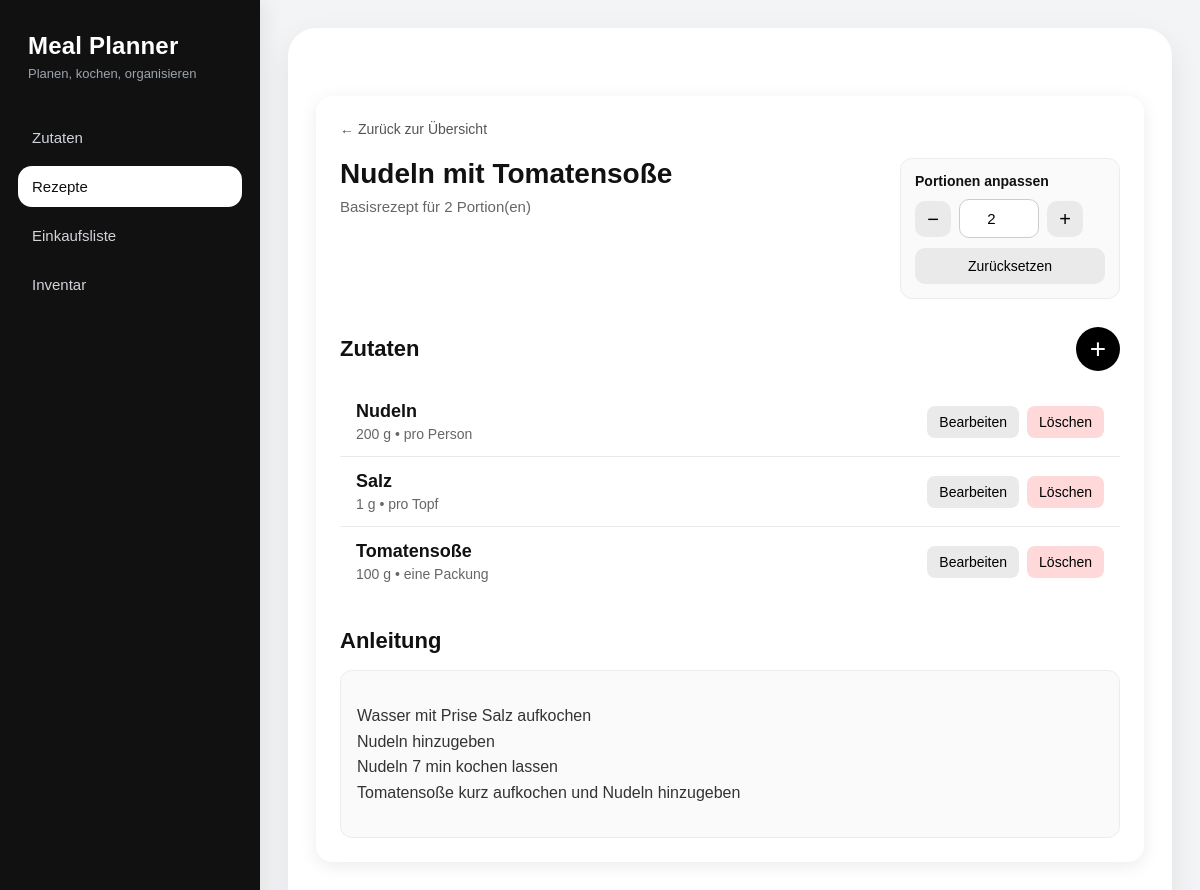
Before: /recipes/1/ with the older database file.
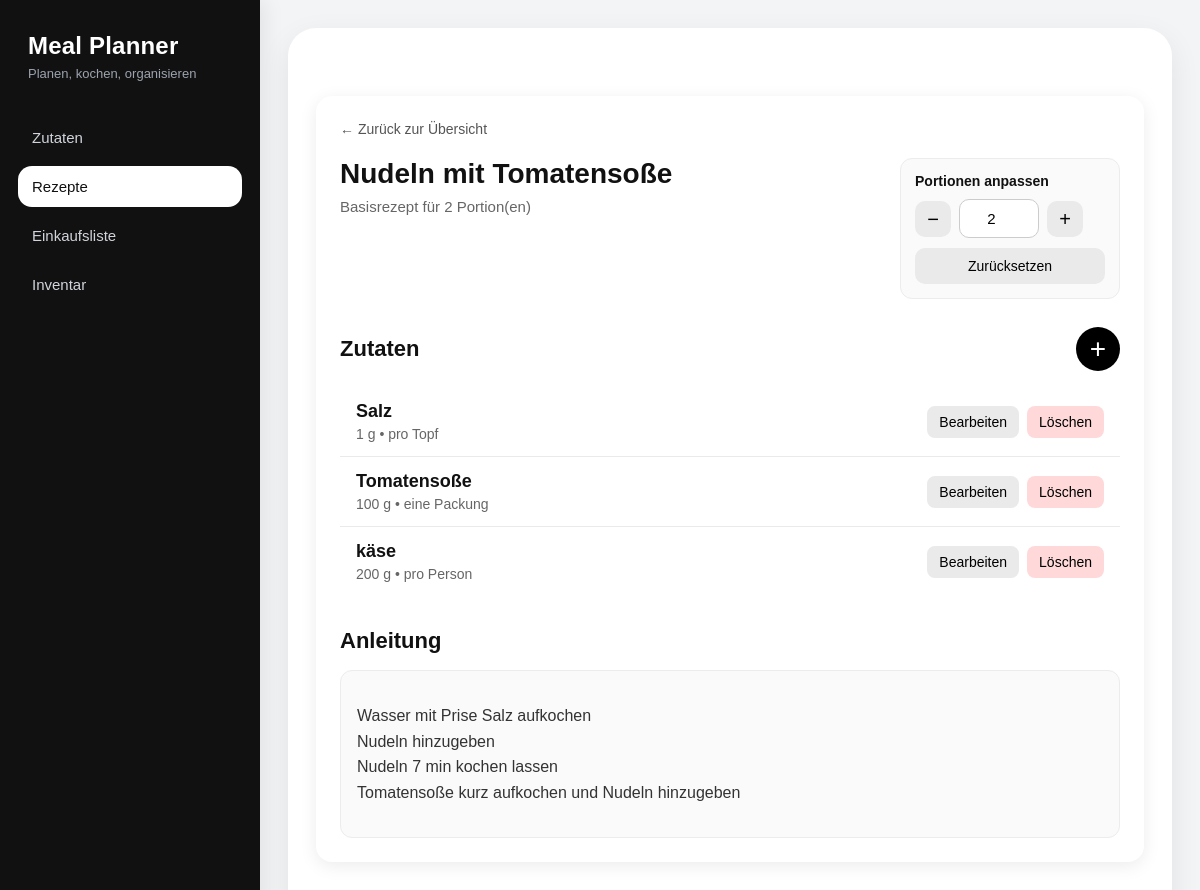
After: the same page with the newer database file.
### recipes/models.py (models this page shows, shortened)
class RecipeIngredient(models.Model):
    recipe = models.ForeignKey(
        Recipe,
        on_delete=models.CASCADE,
        related_name="recipe_ingredients",
    )
    ingredient = models.ForeignKey(
        Ingredient,
        on_delete=models.CASCADE,
        related_name="ingredient_recipes",
    )
    quantity = models.DecimalField(max_digits=10, decimal_places=2)
    unit = models.CharField(
        max_length=10,
        choices=Unit.choices,
    )
    notes = models.CharField(
        max_length=100,
        blank=True,
        help_text="Optional, z. B. gehackt, fein gewürfelt",
    )
    class Meta:
        unique_together = ("recipe", "ingredient")
        ordering = ["recipe", "ingredient__name"]

### ingredients/models.py (models this page shows, shortened)
class Ingredient(models.Model):
    name = models.CharField(max_length=100, unique=True)
    default_unit = models.CharField(
        max_length=10,
        choices=Unit.choices,
        default=Unit.GRAM,
    )

### recipes/views.py (the view)
# urls.py: path("<int:pk>/", RecipeDetailView.as_view(), name="recipe_detail"),
class RecipeDetailView(DetailView):
    model = Recipe
    template_name = "recipes/recipe_detail.html"
    context_object_name = "recipe"
    def get_context_data(self, **kwargs):
        context = super().get_context_data(**kwargs)
        context["ingredient_form"] = RecipeIngredientForm()
        return context
    def get_queryset(self):
        return Recipe.objects.prefetch_related("recipe_ingredients__ingredient")

### recipes/forms.py
class RecipeIngredientForm(forms.ModelForm):
    class Meta:
        model = RecipeIngredient
        fields = ["ingredient", "quantity", "unit", "notes"]
        widgets = {
            "ingredient": forms.Select(attrs={"class": "form-control"}),
            "quantity": forms.NumberInput(attrs={"class": "form-control", "step": "0.01", "min": "0"}),
            "unit": forms.Select(attrs={"class": "form-control"}),
            "notes": forms.TextInput(attrs={"class": "form-control"}),
        }
    def __init__(self, *args, **kwargs):
        super().__init__(*args, **kwargs)
        self.fields["ingredient"].queryset = Ingredient.objects.all().order_by("name")

### recipes/templates/recipes/recipe_detail.html (shortened to what this page needs)
{% extends "base.html" %}
{% load static %}
{% block extra_css %}
<link rel="stylesheet" href="{% static 'recipes/css/recipe_detail.css' %}">
{% endblock %}
{% block content %}
    <div class="page">
        <div class="top-bar">
            <a href="{% url 'recipes:recipe_list' %}" class="back-link">← Zurück zur Übersicht</a>
        </div>
        <div class="recipe-header">
            <div>
                <h1 class="recipe-title">{{ recipe.name }}</h1>
                <p class="recipe-subtitle">
                    Basisrezept für <span id="base-servings">{{ recipe.servings }}</span> Portion(en)
                </p>
            </div>
            <div class="servings-box">
                <label for="target-servings" class="servings-label">Portionen anpassen</label>
                <div class="servings-controls">
                    <button type="button" class="servings-btn" id="decrease-servings">−</button>
                    <input
                        type="number"
                        id="target-servings"
                        class="servings-input"
                        min="1"
                        value="{{ recipe.servings }}">
                    <button type="button" class="servings-btn" id="increase-servings">+</button>
                </div>
                <button type="button" class="reset-servings-btn" id="reset-servings">
                    Zurücksetzen
                </button>
            </div>
        </div>
        <section class="section">
            <div class="section-header">
                <h2 class="section-title">Zutaten</h2>
                <button
                    type="button"
                    class="add-button open-modal-btn"
                    data-url="{% url 'recipes:recipeingredient_create' recipe.pk %}">
                    +
                </button>
            </div>
            <div class="ingredient-list">
                {% for item in recipe.recipe_ingredients.all %}
                    <div class="ingredient-item">
                        <div class="ingredient-main">
                            <span class="ingredient-name">{{ item.ingredient.name }}</span>
                            <span class="ingredient-meta">
                                <span
                                    class="scaled-quantity"
                                    data-base-quantity="{{ item.quantity|floatformat:2 }}">
                                </span>
                                {{ item.unit }}
                                {% if item.notes %}• {{ item.notes }}{% endif %}
                            </span>
                        </div>
                        <div class="ingredient-actions">
                            <button
                                type="button"
                                class="action-btn edit-btn open-modal-btn"
                                data-url="{% url 'recipes:recipeingredient_edit' item.pk %}">
                                Bearbeiten
                            </button>
                            <button
                                type="button"
                                class="action-btn delete-btn open-modal-btn"
                                data-url="{% url 'recipes:recipeingredient_delete' item.pk %}">
                                Löschen
                            </button>
                        </div>
                    </div>
                {% empty %}
                    <p class="empty-state">Noch keine Zutaten hinzugefügt.</p>
                {% endfor %}
            </div>
        </section>
        <section class="section">
            <div class="section-header">
                <h2 class="section-title">Anleitung</h2>
            </div>
            {% if recipe.instructions %}
                <div class="instructions-box">
                    {{ recipe.instructions|linebreaks }}
                </div>
            {% else %}
                <p class="empty-state">Keine Anleitung hinterlegt.</p>
            {% endif %}
        </section>
    </div>
{% endblock %}

Changed rows visible on the page:
changed RecipeIngredient "pro Person": ingredient.name "Nudeln" → "käse"; moves down the list
